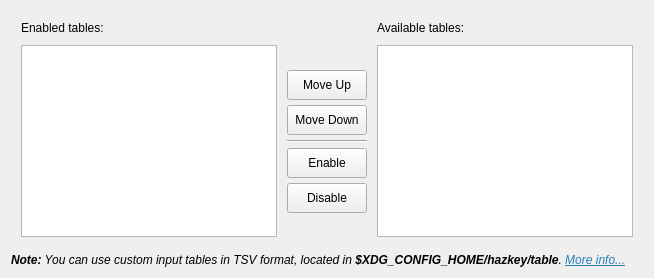
             <widget class="QWidget" name="advancedTabTabWidgetTablePage">
              <attribute name="title">
               <string>Input Table</string>
              </attribute>
              <layout class="QVBoxLayout" name="advancedInputTablePageLayout">
               <item>
                <layout class="QGridLayout" name="tableSelectionGrid">
                 <property name="leftMargin">
                  <number>10</number>
                 </property>
                 <property name="topMargin">
                  <number>10</number>
                 </property>
                 <property name="rightMargin">
                  <number>10</number>
                 </property>
                 <property name="bottomMargin">
                  <number>10</number>
                 </property>
                 <property name="spacing">
                  <number>10</number>
                 </property>
                 <item row="0" column="0">
                  <widget class="QLabel" name="enabledTableLabel">
                   <property name="text">
                    <string>Enabled tables:</string>
                   </property>
                  </widget>
                 </item>
                 <item row="0" column="2">
                  <widget class="QLabel" name="availableTableLabel">
                   <property name="text">
                    <string>Available tables:</string>
                   </property>
                  </widget>
                 </item>
                 <item row="1" column="0">
                  <widget class="QListWidget" name="enabledTableList">
                   <property name="dragEnabled">
                    <bool>true</bool>
                   </property>
                   <property name="dragDropMode">
                    <enum>QAbstractItemView::DragDropMode::InternalMove</enum>
                   </property>
                   <property name="defaultDropAction">
                    <enum>Qt::DropAction::MoveAction</enum>
                   </property>
                   <property name="selectionMode">
                    <enum>QAbstractItemView::SelectionMode::SingleSelection</enum>
                   </property>
                  </widget>
                 </item>
                 <item row="1" column="1">
                  <layout class="QVBoxLayout" name="tableManageButtons">
                   <property name="spacing">
                    <number>5</number>
                   </property>
                   <item>
                    <spacer name="tableManageTopSpacer">
                     <property name="orientation">
                      <enum>Qt::Orientation::Vertical</enum>
                     </property>
                     <property name="sizeHint" stdset="0">
                      <size>
                       <width>0</width>
                       <height>0</height>
                      </size>
                     </property>
                    </spacer>
                   </item>
                   <item>
                    <widget class="QToolButton" name="tableMoveUp">
                     <property name="minimumSize">
                      <size>
                       <width>80</width>
                       <height>30</height>
                      </size>
                     </property>
                     <property name="text">
                      <string>Move Up</string>
                     </property>
                     <property name="icon">
                      <iconset theme="QIcon::ThemeIcon::GoUp"/>
                     </property>
                     <property name="toolButtonStyle">
                      <enum>Qt::ToolButtonStyle::ToolButtonTextUnderIcon</enum>
                     </property>
                    </widget>
                   </item>
                   <item>
                    <widget class="QToolButton" name="tableMoveDown">
                     <property name="minimumSize">
                      <size>
                       <width>80</width>
                       <height>30</height>
                      </size>
                     </property>
                     <property name="text">
                      <string>Move Down</string>
                     </property>
                     <property name="icon">
                      <iconset theme="QIcon::ThemeIcon::GoDown"/>
                     </property>
                     <property name="toolButtonStyle">
                      <enum>Qt::ToolButtonStyle::ToolButtonTextUnderIcon</enum>
                     </property>
                    </widget>
                   </item>
                   <item>
                    <widget class="Line" name="tableManageSeparator">
                     <property name="orientation">
                      <enum>Qt::Orientation::Horizontal</enum>
                     </property>
                    </widget>
                   </item>
                   <item>
                    <widget class="QToolButton" name="enableTable">
                     <property name="minimumSize">
                      <size>
                       <width>80</width>
                       <height>30</height>
                      </size>
                     </property>
                     <property name="text">
                      <string>Enable</string>
                     </property>
                     <property name="icon">
                      <iconset theme="QIcon::ThemeIcon::GoPrevious"/>
                     </property>
                     <property name="toolButtonStyle">
                      <enum>Qt::ToolButtonStyle::ToolButtonTextUnderIcon</enum>
                     </property>
                    </widget>
                   </item>
                   <item>
                    <widget class="QToolButton" name="disableTable">
                     <property name="minimumSize">
                      <size>
                       <width>80</width>
                       <height>30</height>
                      </size>
                     </property>
                     <property name="text">
                      <string>Disable</string>
                     </property>
                     <property name="icon">
                      <iconset theme="QIcon::ThemeIcon::GoNext"/>
                     </property>
                     <property name="toolButtonStyle">
                      <enum>Qt::ToolButtonStyle::ToolButtonTextUnderIcon</enum>
                     </property>
                    </widget>
                   </item>
                   <item>
                    <spacer name="tableManageBottomSpacer">
                     <property name="orientation">
                      <enum>Qt::Orientation::Vertical</enum>
                     </property>
                     <property name="sizeHint" stdset="0">
                      <size>
                       <width>0</width>
                       <height>0</height>
                      </size>
                     </property>
                    </spacer>
                   </item>
                  </layout>
                 </item>
                 <item row="1" column="2">
                  <widget class="QListWidget" name="availableTableList">
                   <property name="selectionMode">
                    <enum>QAbstractItemView::SelectionMode::SingleSelection</enum>
                   </property>
                  </widget>
                 </item>
                </layout>
               </item>
               <item>
                <widget class="QLabel" name="inputTableAdvancedNote">
                 <property name="font">
                  <font>
                   <italic>true</italic>
                  </font>
                 </property>
                 <property name="text">
                  <string>&lt;html&gt;&lt;head/&gt;&lt;body&gt;&lt;p&gt;&lt;span style=&quot; font-weight:700;&quot;&gt;Note:&lt;/span&gt; You can use custom input tables in TSV format, located in &lt;span style=&quot; font-weight:700;&quot;&gt;$XDG_CONFIG_HOME/hazkey/table&lt;/span&gt;. &lt;a href=&quot;https://hazkey.hiira.dev/docs/settings/input-style-input-table&quot;&gt;&lt;span style=&quot; text-decoration: underline; color:#2980b9;&quot;&gt;More info...&lt;/span&gt;&lt;/a&gt;&lt;/p&gt;&lt;/body&gt;&lt;/html&gt;</string>
                 </property>
                 <property name="wordWrap">
                  <bool>true</bool>
                 </property>
                 <property name="margin">
                  <number>10</number>
                 </property>
                 <property name="openExternalLinks">
                  <bool>true</bool>
                 </property>
                </widget>
               </item>
              </layout>
             </widget>
